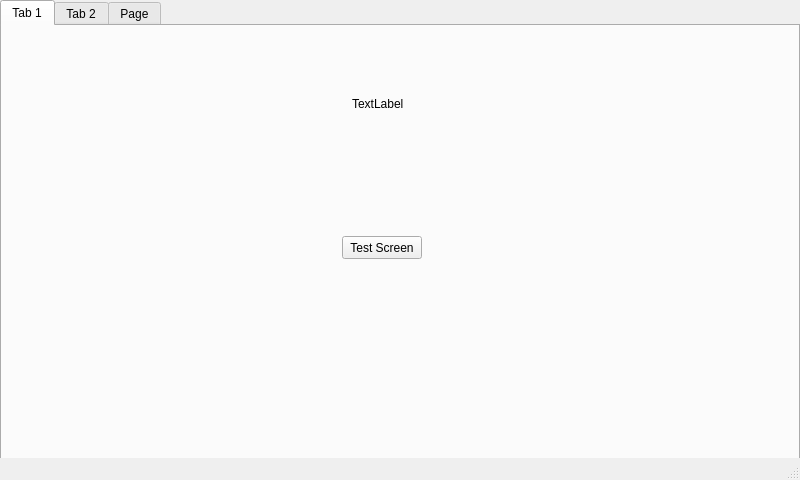
<?xml version="1.0" encoding="UTF-8"?>
<ui version="4.0">
 <class>MainWindow</class>
 <widget class="QMainWindow" name="MainWindow">
  <property name="geometry">
   <rect>
    <x>0</x>
    <y>0</y>
    <width>800</width>
    <height>480</height>
   </rect>
  </property>
  <property name="windowTitle">
   <string>MainWindow</string>
  </property>
  <widget class="QWidget" name="centralwidget">
   <widget class="QTabWidget" name="tabs">
    <property name="geometry">
     <rect>
      <x>0</x>
      <y>0</y>
      <width>800</width>
      <height>480</height>
     </rect>
    </property>
    <property name="currentIndex">
     <number>0</number>
    </property>
    <property name="tabBarAutoHide">
     <bool>true</bool>
    </property>
    <widget class="QWidget" name="tab1">
     <attribute name="title">
      <string>Tab 1</string>
     </attribute>
     <widget class="QLabel" name="logo">
      <property name="geometry">
       <rect>
        <x>350</x>
        <y>70</y>
        <width>57</width>
        <height>15</height>
       </rect>
      </property>
      <property name="text">
       <string>TextLabel</string>
      </property>
     </widget>
     <widget class="QPushButton" name="pushButton1">
      <property name="geometry">
       <rect>
        <x>340</x>
        <y>210</y>
        <width>80</width>
        <height>23</height>
       </rect>
      </property>
      <property name="text">
       <string>Test Screen</string>
      </property>
     </widget>
    </widget>
    <widget class="QWidget" name="tab2">
     <attribute name="title">
      <string>Tab 2</string>
     </attribute>
     <widget class="QPushButton" name="pushButtonResults">
      <property name="geometry">
       <rect>
        <x>400</x>
        <y>40</y>
        <width>80</width>
        <height>23</height>
       </rect>
      </property>
      <property name="text">
       <string>Results</string>
      </property>
     </widget>
     <widget class="QWidget" name="gridLayoutWidget_2">
      <property name="geometry">
       <rect>
        <x>30</x>
        <y>10</y>
        <width>231</width>
        <height>91</height>
       </rect>
      </property>
      <layout class="QGridLayout" name="gridLayout_2">
       <item row="1" column="0">
        <widget class="QPushButton" name="pushButtonWeight">
         <property name="text">
          <string>Weight</string>
         </property>
        </widget>
       </item>
       <item row="1" column="2">
        <widget class="QPushButton" name="pushButtonAngle">
         <property name="text">
          <string>Set Angle</string>
         </property>
        </widget>
       </item>
       <item row="0" column="0">
        <widget class="QPushButton" name="pushButtonStart">
         <property name="text">
          <string>Start the test</string>
         </property>
        </widget>
       </item>
       <item row="0" column="2">
        <widget class="QPushButton" name="pushButtonStop">
         <property name="text">
          <string>Stop the test</string>
         </property>
        </widget>
       </item>
       <item row="0" column="1">
        <spacer name="horizontalSpacer">
         <property name="orientation">
          <enum>Qt::Horizontal</enum>
         </property>
         <property name="sizeHint" stdset="0">
          <size>
           <width>40</width>
           <height>20</height>
          </size>
         </property>
        </spacer>
       </item>
      </layout>
     </widget>
    </widget>
    <widget class="QWidget" name="tab3">
     <attribute name="title">
      <string>Page</string>
     </attribute>
     <widget class="QPushButton" name="pushButtonTests">
      <property name="geometry">
       <rect>
        <x>660</x>
        <y>370</y>
        <width>80</width>
        <height>23</height>
       </rect>
      </property>
      <property name="text">
       <string>Go back</string>
      </property>
     </widget>
     <widget class="QWidget" name="gridLayoutWidget">
      <property name="geometry">
       <rect>
        <x>60</x>
        <y>40</y>
        <width>256</width>
        <height>141</height>
       </rect>
      </property>
      <layout class="QGridLayout" name="gridLayout">
       <item row="0" column="0">
        <widget class="QLabel" name="label_name_static_cof">
         <property name="text">
          <string>Static Coefficient of Friction: </string>
         </property>
        </widget>
       </item>
       <item row="2" column="0">
        <widget class="QLabel" name="label_name_dynamic_cof">
         <property name="text">
          <string>Dynamic Coefficient of Friction: </string>
         </property>
        </widget>
       </item>
       <item row="0" column="1">
        <widget class="QLabel" name="label_static_cof_result">
         <property name="text">
          <string>0.00</string>
         </property>
        </widget>
       </item>
       <item row="2" column="1">
        <widget class="QLabel" name="label_dynamic_cof_result">
         <property name="text">
          <string>0.00</string>
         </property>
        </widget>
       </item>
      </layout>
     </widget>
    </widget>
   </widget>
  </widget>
  <widget class="QMenuBar" name="menubar">
   <property name="geometry">
    <rect>
     <x>0</x>
     <y>0</y>
     <width>800</width>
     <height>22</height>
    </rect>
   </property>
  </widget>
  <widget class="QStatusBar" name="statusbar"/>
 </widget>
 <resources/>
 <connections/>
</ui>
